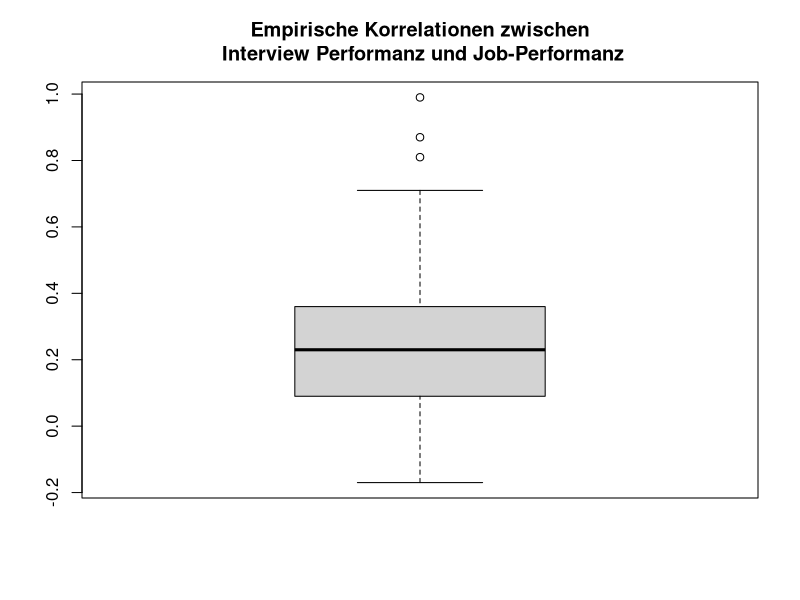
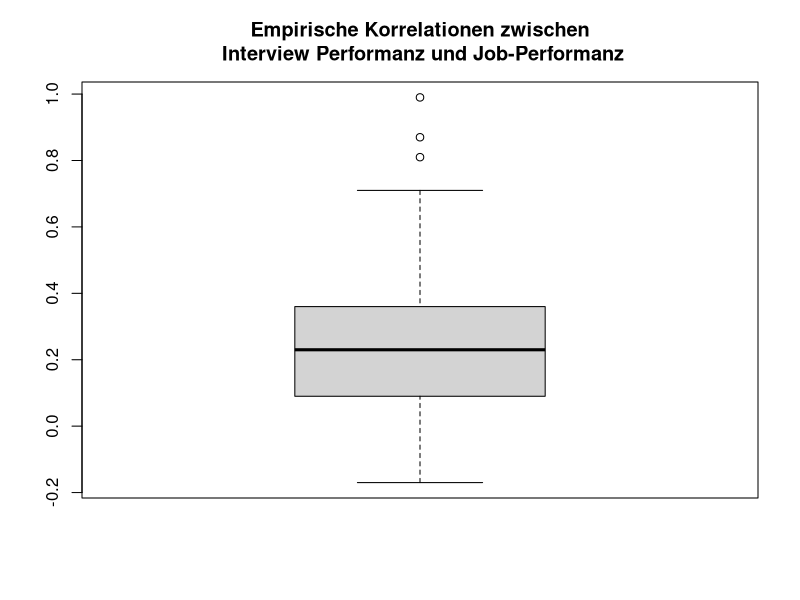
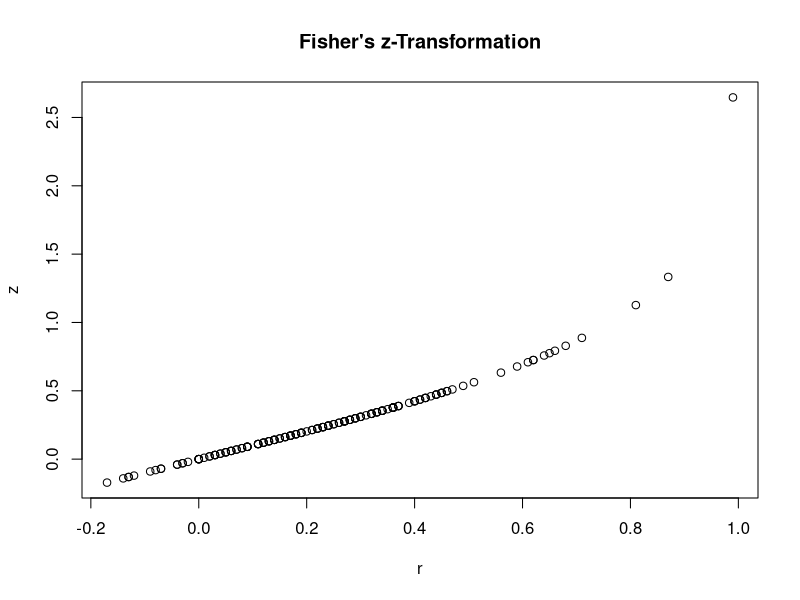
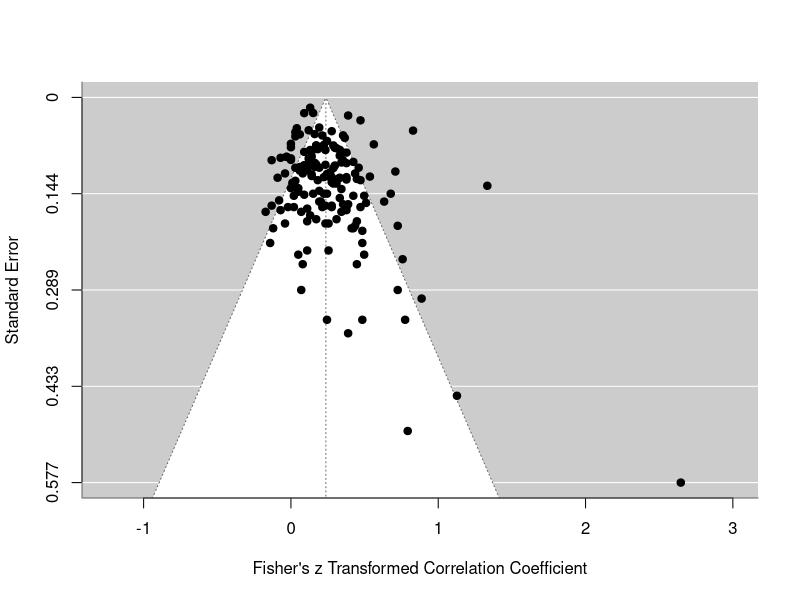
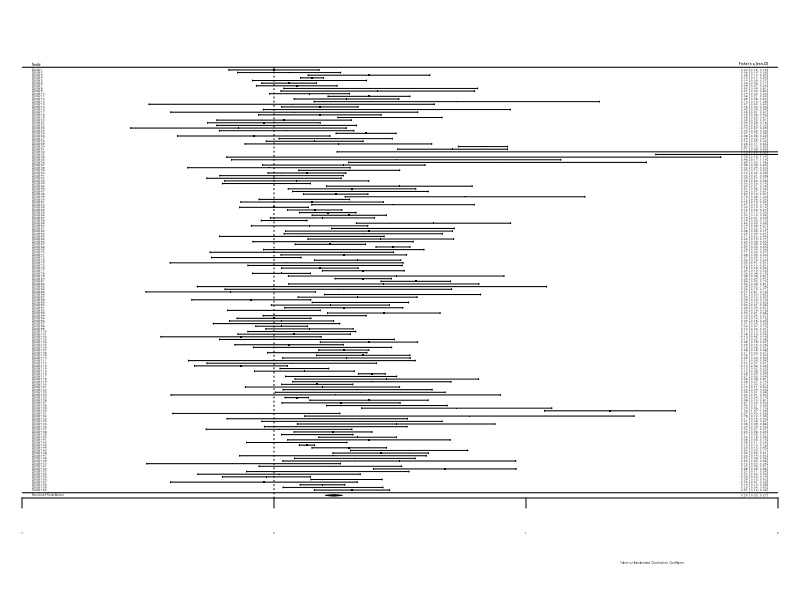
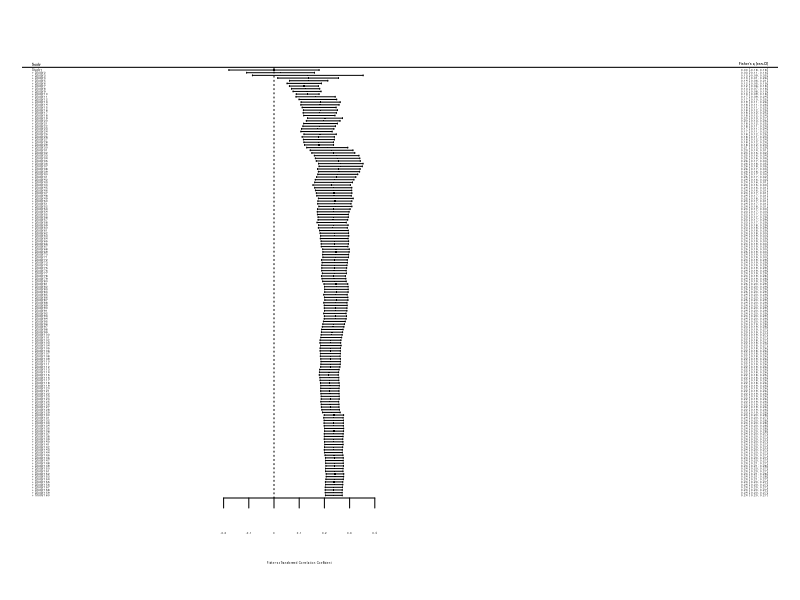
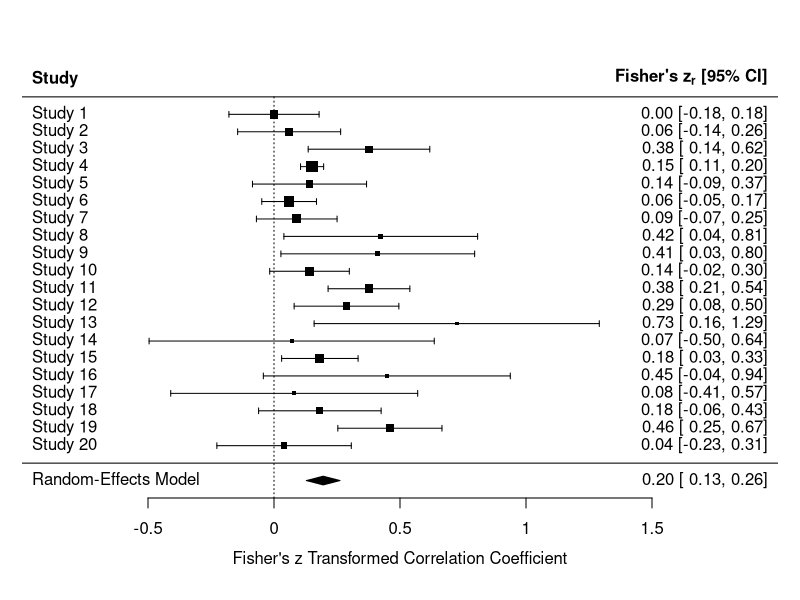
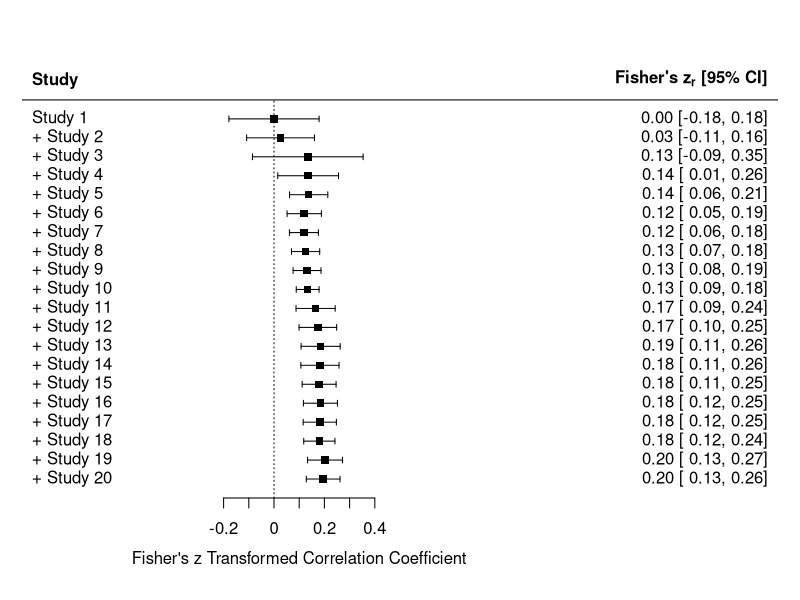

R code for these plots, in order:
## install.packages("metafor")

library(metafor)

help("metafor")

?dat.mcdaniel1994 # Studies on the Validity of Employment Interviews

head(dat.mcdaniel1994)
names(dat.mcdaniel1994)

dat.mcdaniel1994$ri

summary(dat.mcdaniel1994$ri)



boxplot(dat.mcdaniel1994$ri, main = "Empirische Korrelationen zwischen\n Interview Performanz und Job-Performanz")

boxplot_cors <- boxplot(dat.mcdaniel1994$ri, main = "Empirische Korrelationen zwischen\n Interview Performanz und Job-Performanz")



data_transformed <- escalc(measure="ZCOR", ri=ri, ni=ni, data=dat.mcdaniel1994, var.names = c("z_ri", "v_ri"))
head(data_transformed)

data_transformed_2 <- escalc(measure="ZCOR", ri=dat.mcdaniel1994$ri, ni=dat.mcdaniel1994$ni, var.names = c("z_ri", "v_ri"))
head(data_transformed_2)

1:4
data_transformed$v_ri[1:4]
1/(dat.mcdaniel1994$ni - 3)[1:4] 

plot(x = data_transformed$ri, y = data_transformed$z_ri, xlab = "r", ylab = "z",
     main = "Fisher's z-Transformation")

REM <- rma(yi = z_ri, vi = v_ri, data=data_transformed)
REM

names(REM)

REM$b
REM$tau2

predict(REM, transf=transf.ztor)

pred_REM <- predict(REM, transf=transf.ztor)
names(pred_REM)
pred_REM$pred # retransformierter gepoolter Korrelationskoeffizient



# funnel plot
funnel(REM)

# forest plot
forest(REM, xlim = c(-1, 2))

# kumulativer Forest Plot
forest(cumul.rma.uni(REM), xlim = c(-1, 2))

REM20 <- rma(yi = z_ri, vi = v_ri, data=data_transformed[1:20, ]) # wähle Studie 1 bis 20
# forest plot
forest(REM20, xlim = c(-1, 2))
# kumulativer Forest Plot
forest(cumul.rma.uni(REM20), xlim = c(-1, 2))

data_transformed$type
plot(z_ri ~ factor(type), data=data_transformed, col = c("blue", "gold3", "red"), xlab = "Interviewtyp",
     ylab = "z-transformierte Korrelation", main = "z-transformierte Korrelation pro Interviewtyp")
plot(ri ~ factor(type), data=data_transformed, col = c("blue", "gold3", "red"), xlab = "Interviewtyp",
     ylab = "Korrelation", main = "Korrelation pro Interviewtyp")

MEM_type <- rma(yi = z_ri, vi = v_ri, mods = ~ factor(type), data = data_transformed)
MEM_type

## anova(REM, MEM_type)



is.na(data_transformed$type)        # fehlt ein Wert = TRUE
which(is.na(data_transformed$type)) # welche Werte fehlen?

dim(data_transformed)
data_transformed_clean_type <- data_transformed[!is.na(data_transformed$type), ]
dim(data_transformed_clean_type)

REM_reduced_type <- rma(yi = z_ri, vi = v_ri, data = data_transformed_clean_type)
REM_reduced_type

## anova(REM_reduced_type, MEM_type)



REM_reduced_type_ML <- rma(yi = z_ri, vi = v_ri, data = data_transformed_clean_type, method = "ML")
MEM_type_ML <- rma(yi = z_ri, vi = v_ri, mods = ~ factor(type), data=data_transformed_clean_type, method = "ML")
anova(REM_reduced_type_ML, MEM_type_ML)

MEM_type_ML

plot(NA, xlim = c(-2,2), ylim = c(-2,2), xlab = "Interview Performanz", ylab = "Job-Performanz",
     main = "Empirische Korrelationen zwischen\n Interview Performanz und Job-Performanz") # erzeuge einen leeren Plot mit vorgegbenen Achsenabschnitten
for(i in 1:length(dat.mcdaniel1994$ri))
{
     abline(a = 0, b = dat.mcdaniel1994$ri[i], col = "grey80") # füge Gerade pro Studie hinzu
}

plot(NA, xlim = c(-2,2), ylim = c(-2,2), xlab = "Interview Performanz", ylab = "Job-Performanz",
     main = "Empirische Korrelationen zwischen\n Interview Performanz und Job-Performanz") # erzeuge einen leeren Plot mit vorgegbenen Achsenabschnitten
for(i in 1:length(dat.mcdaniel1994$ri))
{
     abline(a = 0, b = dat.mcdaniel1994$ri[i], col = "grey80") # füge Gerade pro Studie hinzu
}
abline(a = 0, b = pred_REM$ci.lb, col = "blue", lwd = 5)
abline(a = 0, b = pred_REM$ci.ub, col = "blue", lwd = 5)
abline(a = 0, b = pred_REM$cr.lb, col = "gold3", lwd = 5)
abline(a = 0, b = pred_REM$cr.ub, col = "gold3", lwd = 5)
abline(a = 0, b = pred_REM$pred, col = "black", lwd = 5)
legend(x = "bottomright", col = c("black", "blue", "gold3", "grey60"), pch = NA, lwd = c(5,5,5,2),
       legend = c("Mittlere Korr.", "95% KI-Korr.", "Credibility Interval", "Emp. Korr.")) # Legende für Farbzuordnung

head(dat.bangertdrowns2004)
dat.bangertdrowns2004$yi # std. Mittelwertsdiff.
dat.bangertdrowns2004$ni # n
dat.bangertdrowns2004$vi # Varianz

sum(dat.bangertdrowns2004$ni*dat.bangertdrowns2004$yi)/sum(dat.bangertdrowns2004$ni)

rma_n_FE <- rma(yi = yi, vi =  1/ni, data = dat.bangertdrowns2004, method = "FE")
summary(rma_n_FE)

rma_n_RE <- rma(yi = yi, vi =  1/ni, data = dat.bangertdrowns2004)
summary(rma_n_RE)

rma_vi_RE <- rma(yi = yi, vi =  vi, data = dat.bangertdrowns2004)
summary(rma_vi_RE)
